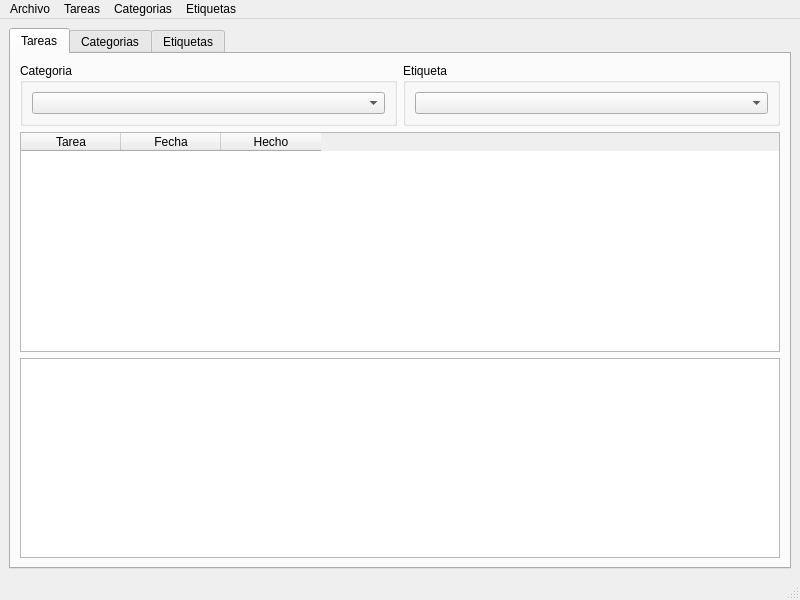
<?xml version="1.0" encoding="UTF-8"?>
<ui version="4.0">
 <class>MainWindow</class>
 <widget class="QMainWindow" name="MainWindow">
  <property name="geometry">
   <rect>
    <x>0</x>
    <y>0</y>
    <width>800</width>
    <height>600</height>
   </rect>
  </property>
  <property name="windowTitle">
   <string>MainWindow</string>
  </property>
  <widget class="QWidget" name="centralwidget">
   <layout class="QVBoxLayout" name="verticalLayout_2">
    <item>
     <layout class="QGridLayout" name="gridLayout_3">
      <item row="0" column="0">
       <widget class="QTabWidget" name="TabTareas">
        <property name="currentIndex">
         <number>0</number>
        </property>
        <widget class="QWidget" name="tab">
         <attribute name="title">
          <string>Tareas</string>
         </attribute>
         <layout class="QGridLayout" name="gridLayout_5">
          <item row="0" column="0">
           <layout class="QGridLayout" name="gridLayout">
            <item row="0" column="1">
             <widget class="QGroupBox" name="groupBox_2">
              <property name="title">
               <string>Etiqueta</string>
              </property>
              <layout class="QVBoxLayout" name="verticalLayout_5">
               <item>
                <layout class="QVBoxLayout" name="verticalLayout_4">
                 <item>
                  <widget class="QComboBox" name="comboEtiqueta"/>
                 </item>
                </layout>
               </item>
              </layout>
             </widget>
            </item>
            <item row="0" column="0">
             <widget class="QGroupBox" name="groupBox">
              <property name="title">
               <string>Categoria</string>
              </property>
              <layout class="QVBoxLayout" name="verticalLayout_3">
               <item>
                <layout class="QVBoxLayout" name="verticalLayout">
                 <item>
                  <widget class="QComboBox" name="comboCategoria"/>
                 </item>
                </layout>
               </item>
              </layout>
             </widget>
            </item>
            <item row="1" column="0" colspan="2">
             <widget class="QTableWidget" name="tblTareas">
              <column>
               <property name="text">
                <string>Tarea</string>
               </property>
              </column>
              <column>
               <property name="text">
                <string>Fecha</string>
               </property>
              </column>
              <column>
               <property name="text">
                <string>Hecho</string>
               </property>
              </column>
             </widget>
            </item>
            <item row="2" column="0" colspan="2">
             <widget class="QTextEdit" name="txtTareaDescr">
              <property name="maximumSize">
               <size>
                <width>16777215</width>
                <height>200</height>
               </size>
              </property>
             </widget>
            </item>
           </layout>
          </item>
         </layout>
        </widget>
        <widget class="QWidget" name="TabCategorias">
         <attribute name="title">
          <string>Categorias</string>
         </attribute>
         <layout class="QGridLayout" name="gridLayout_4">
          <item row="0" column="0">
           <layout class="QGridLayout" name="gridLayout_2">
            <item row="0" column="0">
             <widget class="QTableWidget" name="tblCateg">
              <column>
               <property name="text">
                <string>Categoria</string>
               </property>
              </column>
             </widget>
            </item>
            <item row="1" column="0">
             <widget class="QTextEdit" name="txtCategDescr">
              <property name="maximumSize">
               <size>
                <width>16777215</width>
                <height>200</height>
               </size>
              </property>
             </widget>
            </item>
           </layout>
          </item>
         </layout>
        </widget>
        <widget class="QWidget" name="TabEtiquetas">
         <attribute name="title">
          <string>Etiquetas</string>
         </attribute>
         <layout class="QGridLayout" name="gridLayout_7">
          <item row="0" column="0">
           <layout class="QGridLayout" name="gridLayout_6">
            <item row="0" column="0">
             <widget class="QTableWidget" name="tblEtiq">
              <column>
               <property name="text">
                <string>Etiqueta</string>
               </property>
              </column>
             </widget>
            </item>
           </layout>
          </item>
         </layout>
        </widget>
       </widget>
      </item>
     </layout>
    </item>
   </layout>
  </widget>
  <widget class="QMenuBar" name="menubar">
   <property name="geometry">
    <rect>
     <x>0</x>
     <y>0</y>
     <width>800</width>
     <height>20</height>
    </rect>
   </property>
   <widget class="QMenu" name="menuTareas">
    <property name="title">
     <string>Tareas</string>
    </property>
    <addaction name="actionNuevaTarea"/>
   </widget>
   <widget class="QMenu" name="menuCategorias">
    <property name="title">
     <string>Categorias</string>
    </property>
    <addaction name="actionNuevaCateg"/>
   </widget>
   <widget class="QMenu" name="menuEtiquetas">
    <property name="title">
     <string>Etiquetas</string>
    </property>
    <addaction name="actionNuevaEtiq"/>
   </widget>
   <widget class="QMenu" name="menuArchivo">
    <property name="title">
     <string>Archivo</string>
    </property>
    <addaction name="actionSalir"/>
   </widget>
   <addaction name="menuArchivo"/>
   <addaction name="menuTareas"/>
   <addaction name="menuCategorias"/>
   <addaction name="menuEtiquetas"/>
  </widget>
  <widget class="QStatusBar" name="statusbar"/>
  <action name="actionNuevaTarea">
   <property name="text">
    <string>Nueva</string>
   </property>
  </action>
  <action name="actionNuevaCateg">
   <property name="text">
    <string>Nueva</string>
   </property>
  </action>
  <action name="actionNuevaEtiq">
   <property name="text">
    <string>Nueva</string>
   </property>
  </action>
  <action name="actionSalir">
   <property name="text">
    <string>Salir</string>
   </property>
  </action>
 </widget>
 <resources/>
 <connections>
  <connection>
   <sender>actionSalir</sender>
   <signal>triggered()</signal>
   <receiver>MainWindow</receiver>
   <slot>close()</slot>
   <hints>
    <hint type="sourcelabel">
     <x>-1</x>
     <y>-1</y>
    </hint>
    <hint type="destinationlabel">
     <x>399</x>
     <y>299</y>
    </hint>
   </hints>
  </connection>
 </connections>
</ui>
